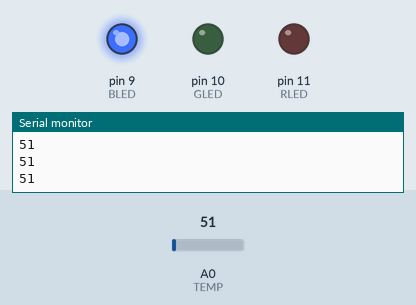
The sketch below on a simulated Arduino Uno, built with avr-gcc and run on an emulated ATmega328P. Parts: output pins drawn as LEDs (lit = HIGH), the last lines printed to the serial monitor. The test bench sets the inputs (shaded band); at power-on: A0 (TEMP) = 51.

Above: at 1.2 s.
1.3 s: A0 (TEMP) set to 136
2.8 s: A0 (TEMP) set to 161
At 4.0 s:
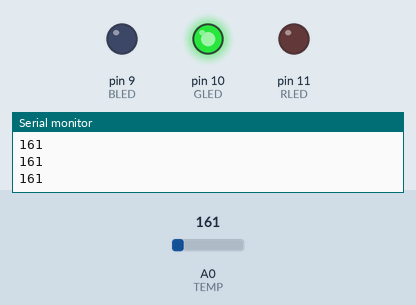
4.3 s: A0 (TEMP) set to 112
At 5.1 s:
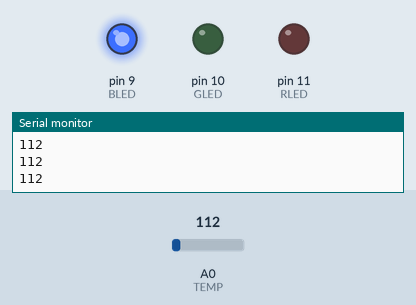
5.8 s: A0 (TEMP) set to 163
At 6.3 s:
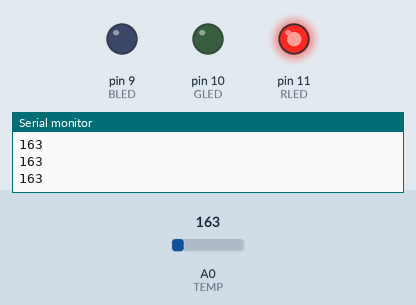
7.3 s: A0 (TEMP) set to 86
At 8.5 s:
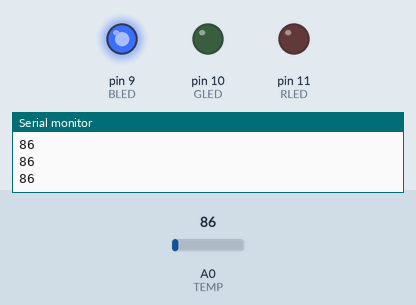
Timing chart, 0 to 9.8 s (numbered marks = the images above; inputs shaded):
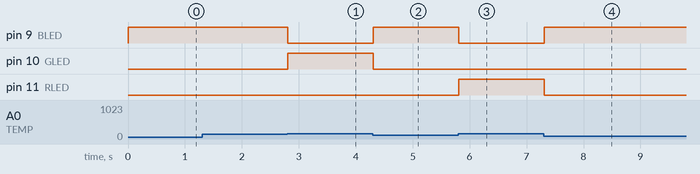

Measured:
- the behaviour switches between 153 and 154 on A0 (TEMP) (found by bisection; images 0 and 1)
- after the input at 2.8 s, pin 9 (BLED): HIGH → LOW at once; pin 10 (GLED): LOW → HIGH at once
- after the input at 4.3 s, pin 9 (BLED): LOW → HIGH at once; pin 10 (GLED): HIGH → LOW at once
- after the input at 5.8 s, pin 9 (BLED): HIGH → LOW at once; pin 11 (RLED): LOW → HIGH at once
- after the input at 7.3 s, pin 9 (BLED): LOW → HIGH at once; pin 11 (RLED): HIGH → LOW at once

The sketch:

temp_sensor.ino
```cpp
// Pin of the blue LED
const int BLED = 9;

// Pin of the green LED
const int GLED = 10;

// Pin of the red LED
const int RLED = 11;

// Pin of temp sensor
const int TEMP = 0;

// Temp upper bound
const int TEMP_UPPER_BOUND = 161;
const int TEMP_LOWER_BOUND = 154;


void setup() {
  // Set the led pin to output mode
  pinMode(BLED, OUTPUT);
  pinMode(GLED, OUTPUT);
  pinMode(RLED, OUTPUT);

  Serial.begin(9600);

}


void loop() {

  int val = analogRead(TEMP);

  Serial.println(val);
  if (val < TEMP_LOWER_BOUND) {
    digitalWrite(RLED, LOW);
    digitalWrite(GLED, LOW);
    digitalWrite(BLED, HIGH);
  }
  else if (val > TEMP_UPPER_BOUND) {
    digitalWrite(RLED, HIGH);
    digitalWrite(GLED, LOW);
    digitalWrite(BLED, LOW);
  }
  else {
    digitalWrite(RLED, LOW);
    digitalWrite(GLED, HIGH);
    digitalWrite(BLED, LOW);
  }
}
```
